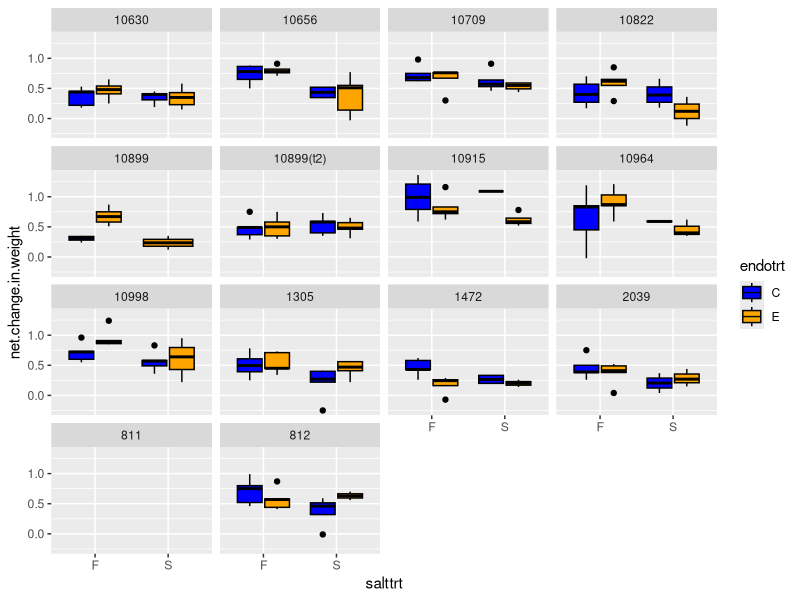
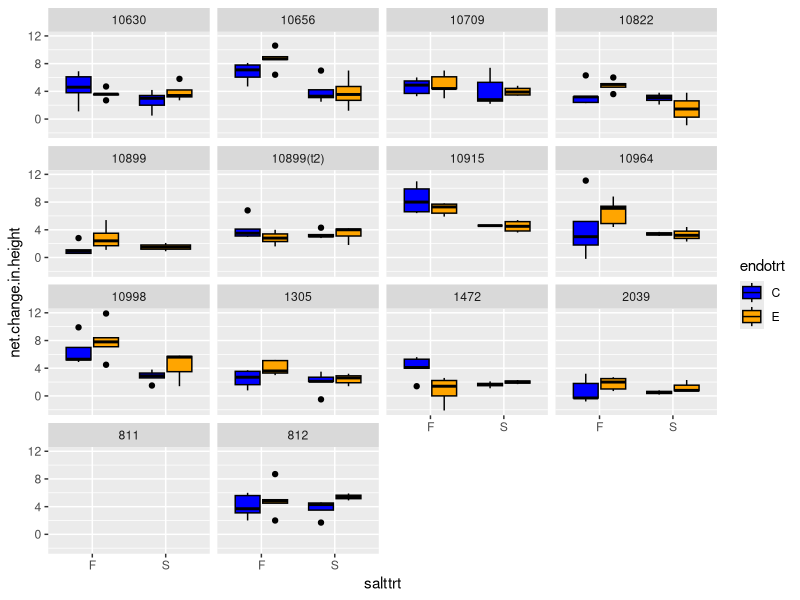

Reproduce these figures in R, in order.
## ---- chunk 1
rm(list = ls())
knitr::opts_chunk$set(echo = TRUE)
library(tidyverse)
## ---- chunk 2
bcgrowth<-read.csv("./bcsaltgrowthdata24Mar21.xlsx.csv")
Strain=as.factor(bcgrowth$Strain)
bcgrowth<-subset(bcgrowth, bcgrowth$status.at.harvest !="dead")
mass_sum<-bcgrowth%>% select(Strain,salttrt,endotrt,net.change.in.weight) 

## ---- chunk 3
ggplot(data=mass_sum)+
 aes(x=salttrt, y=net.change.in.weight)+
  geom_boxplot(aes(fill=endotrt,color=endotrt))+
  scale_color_manual(values=c("black","black"))+
  scale_fill_manual(values=c("blue","orange"))+
  facet_wrap(~Strain)
## ---- chunk 4
height_sum<-bcgrowth %>% select(Strain,salttrt,endotrt,net.change.in.height)
Strain=as.factor(height_sum$Strain)

ggplot(data=height_sum)+
 aes(x=salttrt, y=net.change.in.height)+
  geom_boxplot(aes(fill=endotrt,color=endotrt))+
  scale_color_manual(values=c("black","black"))+
  scale_fill_manual(values=c("blue","orange"))+
  facet_wrap(~Strain)
